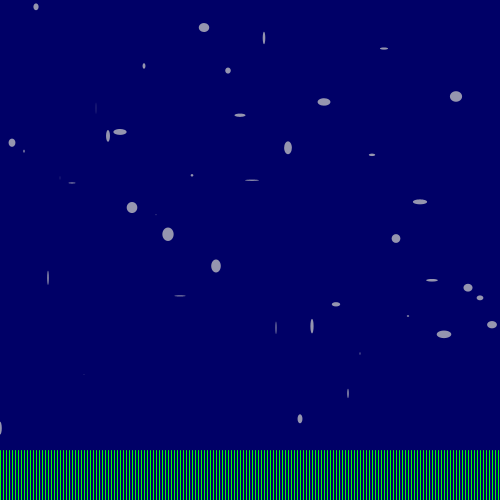
Frame 1 (no input)
Frame 60 (the mouse pressed at the canvas centre just before this capture): identical to frame 1, image omitted
Frame 120 (the mouse held since frame 60 and released just before this capture): identical to frame 1, image omitted

The Processing sketch that drew this single still picture (run headless with seeded random() and noise(); from frame 60 on, the mouse is pressed at the canvas centre):

// Processing sketch: processing_70973
// ── processing_70973.pde

/*****************************************
* Assignment 2
 * Name:        Karunya Venugopal
 * E-mail:      kvenugopal@brynmawr.edu
 * Course:      CS 110 - Section 01
 * Submitted:   9/19/2011
 * 
 * The main driver program for project 2. 
 * This program draws and redraws a sky
 * background with snow. It is 
 * re-generated using randomness 
 * and iteration when any key is pressed. 
 * When user clicks on background using the
 * mouse, an face (with varying size and color)
 * is drawn at that location.
***********************************************/
//x position for green lines
int i = 0;

//x position for ellipses
int e = 500;

//variable for random distance between ellipses
int r = int(random (20));


void setup () 
{
   smooth ();
   size (500,500);
   
   //call the drawBackground() method
   drawBackground();
}


void draw () 
{
}


void mousePressed ()
{
  
  stroke (0);
  fill (255,255,0);
  
  // Use the mouseX, mouseY position to draw small yellow ellipse with eyes and upwards mouth
  if (mouseX <=250 && mouseY <=250)
  {
   ellipse (mouseX, mouseY, 50, 50); 
   fill (0);
   ellipse ((mouseX-7), (mouseY-7), 5, 5);
   ellipse ((mouseX+7), (mouseY-7), 5, 5);
   line ((mouseX-7), (mouseY+10), (mouseX+7), (mouseY+10));
   line ((mouseX-7), (mouseY+10), (mouseX-8), mouseY);
   line ((mouseX+7), (mouseY+10), (mouseX+8), mouseY);
  }
  
  
  // Use the mouseX, mouseY position to draw larger yellow ellipse with eyes straight mouth
  if (mouseX >=250 && mouseY >=250)
  {
    fill (255,255,0);
    ellipse (mouseX, mouseY, 100,100);
    fill (0);
    ellipse ((mouseX-30), (mouseY-7), 15, 15);
    ellipse ((mouseX+30), (mouseY-7), 15, 15);
    line ((mouseX-10), (mouseY+20), (mouseX+7), (mouseY+20));
  }
  

  // Use the mouseX, mouseY position to draw larger red ellipse with eyes and slanted mouth
  if (mouseX >=250 && mouseY <=250)
  {
    fill (255,0,0);
    ellipse (mouseX, mouseY, 120,120); 
    fill (0);
    ellipse ((mouseX-30), (mouseY-7), 15, 15);
    ellipse ((mouseX+30), (mouseY-7), 15, 15);
    line ((mouseX-10), (mouseY+15), (mouseX+7), (mouseY+20));
  }
  
  
  // Use the mouseX, mouseY position to draw largest yellow ellipse with eyes and slanted mouth
  if (mouseX <=250 && mouseY >=250)
  {
    fill (255,255,0);
    ellipse (mouseX, mouseY, 200,200);
    fill (0);
    ellipse ((mouseX-30), (mouseY-10), 20, 20);
    ellipse ((mouseX+30), (mouseY-10), 20, 20);
    line ((mouseX-20), (mouseY+25), (mouseX+15), (mouseY+17));
  }
}



void keyPressed ()
{
    //call the drawBackground() method
    drawBackground();
}


void drawBackground ()
{
   //make background dark blue
   background (0,0,random (50,255)); 
   
   
   //draw many green lines at bottom of screen
   stroke (0,255,0);
   for (int i = 0; i<500; i=i+3)
   {
     line (i,450,i,500);
   } 
  
  
  //draw randomly sized ellipses everywhere that's not covered with green lines 
  noStroke();
  fill (200,190);
  for (int e = 0; e<500; e=e+r)
  {
     ellipse (e, random (450),random (15),random (15));
  }
}
